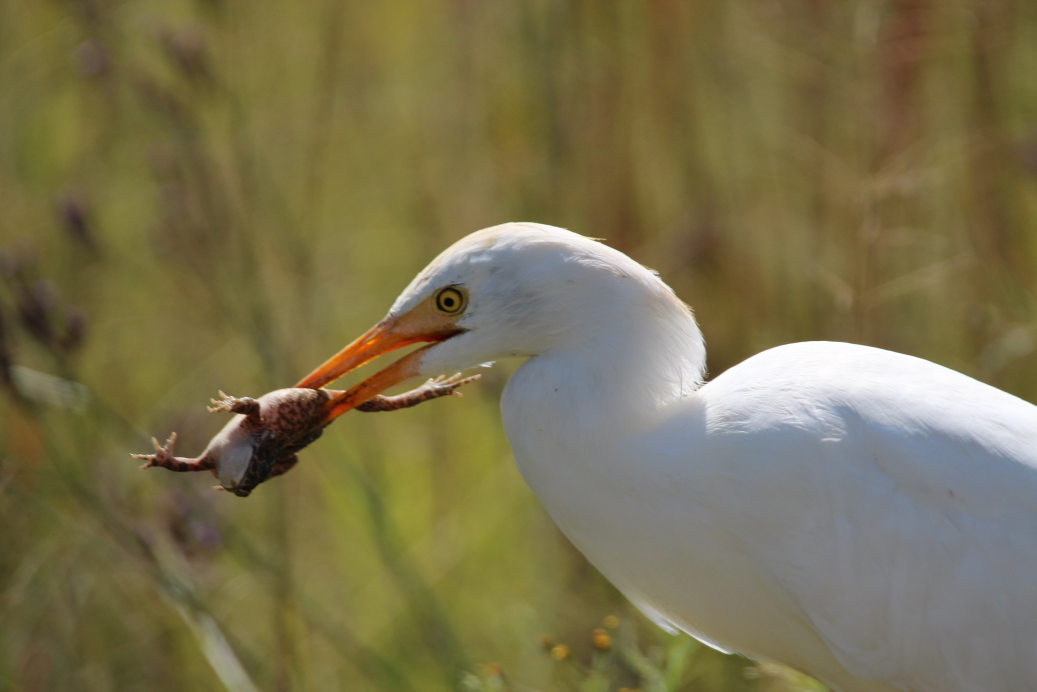
#> input picture images/birdFrog.jpg, 3110 x 2074 px (shown at 1/3 size)
$ jupyter execute --allow-errors cdecVision1.ipynb   (shell and % lines are left out)   (Python 2 division)
#> lines starting #> are read from the running program, lines starting #| are printed output that depends on the picture
# ¿Qué es Visión por computador?

La visión por computador es un campo científico que incluye métodos para capturar, procesar, analizar y comprender imágenes. Actualmente se busca emular computacionalmente la visión del ser humano, buscando obtener la mayor cantidad de información de una imagen.

Por ejemplo, qué información podríamos obtener de la siguiente imagen ?

Aunque parece simple, podríamos decir cosas como lo siguiente:

Este tipo de cosas pueden hacerse a través de sistemas de visión por computador complejos, en la actualidad es posible pasarle un conjunto de imágenes a algunos programas y estos nos retornan clasificación de objetos al interior de las figuras e incluso vídeos.

Este tipo de tareas a primera vista como ya lo dijimos parecen sencillos, sin embargo la cantidad de algoritmos y codificación que debe hacerse tiende a ser bastante compleja.

## ¿Qué es una imagen Digital?

Una imagen es una representación, que manifiesta la apariencia visual de un objeto real o imaginario. En nuestro club de ciencia la imagen será en efecto una representación gráfica de algo que percibimos a través de nuestros ojos, y que generalmente puede, o ser dibujada o ser capturada a través de una cámara fotográfica.

A continuación veremos un pequeño ejemplo que nos permite cargar una imagen y mostrarla, inicialmente utilizaremos __Python__ como lenguaje de programación que nos permitirá interactuar con los diferentes ejercicios que realizaremos durante todo el Club de Ciencia. Recuerden que ante cualquier duda pueden realizar las preguntas que deseen, nosotros como instructores estaremos para ayudarles.

[cell 1]
import cv2
from matplotlib import pyplot as plt
import numpy as np

img = cv2.imread('./images/birdFrog.jpg')
#> img is the input picture: shape (2074, 3110, 3); mean B, G, R 77.8, 112.8, 121.4
img = cv2.cvtColor(img, cv2.COLOR_BGR2RGB)
plt.imshow(img)
plt.show()

Ahora, vamos a tratar de ver que en realidad una imagen si la miramos muy muy de cerca se convierte en un conjunto de valores que están almacenados en forma matricial, y cada elemento de esa matriz se conoce como píxel y puede almacenarse de varias formas, sin embargo la más utilizada es __RGB__ y la vamos a utilizar como formato por defecto. Ahora miremos a fondo la imagen para que veamos de qué se trata todo esto. Vamos a hacer un acercamiento muy potente a una parte de la imagen

Como se puede apreciar la imagen en realidad contiene un conjunto de valores, almacenados en pequeños recuadros, cada uno de esos recuadros se convierte en un punto o píxel de la imagen original, si vemos con detenimiento los valores que se encuentran en el primer cuadrito dicen __138, 129 y 74__, estos números representan la cantidad de color Rojo, Verde y Azul que contiene ese píxel. Cada uno de esos valores puede estar en un rango que va de 0 hasta 255. Siendo cero la ausencia de ese color y 255 que hay mucho de él.

Ahora es claro que lo que tenemos en realidad es un matriz que contiene muchos valores, tantos como el tamaño de la imagen.

### ¿Pero entonces qué es una matriz?

Una matriz es una forma en la cual yo puedo guardar datos bidimensionales, tales como una imagen, que tiene un ancho y un alto. Veamos un ejemplo de una pequeña matriz de __4 X 4__:

[cell 2]
matriz = np.random.rand(4,4)
print(matriz)

Ahora imprimamos por ejemplo, la posición [2,2] de nuestra matriz de ejemplo:

[cell 3]
print(matriz[2][2])

Ahora vamos a imprimir el valor que está siendo resaltado en la siguiente imagen, recuerden que el valor como tal puede cambiar con respecto al de la imagen:

Para esto vamos a hacerlo nosotros mismos, en la siguiente celda de código que valores deberían tener las letras _x_ y _y_ ?

_Al finalizar preguntarle al instructor o co-instructor si se imprimió el valor correcto_

#> (a cell that did not finish here is left out)

Ahora bien, ya sabemos de que se tratan las matrices y qué podemos acceder a ellas a través de índices tal y como lo hicimos en el ejemplo anterior, ahora de la misma forma que accedimos al valor anterior podemos hacerlo pero para la matriz que representa nuestra imagen, en este caso esa matriz fue llamada __img__, vamos entonces a acceder a una posición de esa matriz y a imprimir el valor del píxel que allí se encuentra.

[cell 5]
print "El píxel en la posición (0,0) [R, G, B] :\t [%i,%i,%i]" % tuple(img[0,0,:])
#| El píxel en la posición (0,0) [R, G, B] :	 [106,97,54]

Si comparamos ese color con nuestra imagen efectivamente nos daremos cuenta que estamos hablando de la combinación __RGB__ que se encuentra almacenada en esa posición. Ahoramos veamos una figura que nos permitirá comprender un poco más de que se trata:

Como podemos ver los valores que se encuentran almacenados en la posición __[0,0]__ son __[105,97,51]__. Ésta imagen es tomada a partir de un software llamado __gimp__ que nos permite trabajar con imágenes. Aquí estamos extrayendo el valor RGB del primer píxel de nuestra imagen.

Debido a esto es necesario que cuando estemos hablando de manipulación de imágenes tengamos que trabajar con matrices ya que es la forma por defecto en la cual se almacenan las imágenes.

Ahora vamos a realizar el proceso de construcción de una imagen a partir de una matriz, esto con el fin de ver que en efecto esto podemos hacerlo. Ejecutemos la siguiente celda y veamos que obtenemos:

[cell 6]
plt.gray() # Este comando permite decirle a Python la codificacion de colores a usar
imgMatriz = np.random.rand(4,4) * 255 # Se generan números aleatorios entre 0 y 255.
plt.imshow(imgMatriz)
plt.show()
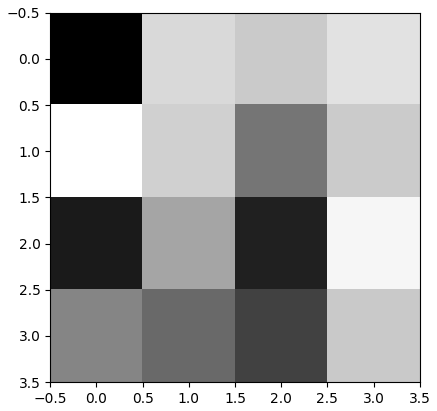
#> figure drawn by matplotlib, 1 panel

Si imprimimos la matriz que acabamos de usar obtendríamos algo como lo siguiente:

[cell 7]
print (imgMatriz)

El esquema de colores a través del cual se muestra una imagen puede ser cambiado, es decir la imagen anterior fue mostrada utilizando una representación den escala de grises para la imagen, podríamos mostrar también con un conjunto de colores entre azul y rojo, esto se puede hacer con el comando __jet()__, veamoslo a continuación:

[cell 8]
plt.jet()
plt.imshow(imgMatriz)
plt.show()
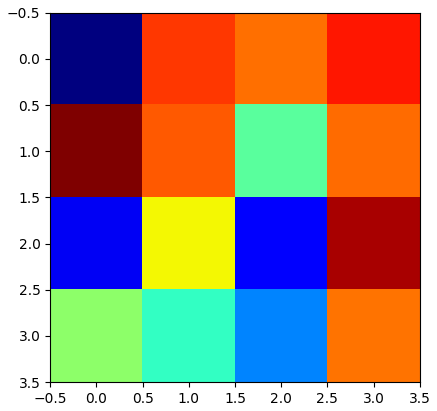
#> figure drawn by matplotlib, 1 panel

Cabe recordar que la matriz no ha cambiado, los valores son los mismos, solo cambia la forma como se muestra ante nuestros ojos. Podríamos usar un conjunto de colores cobre, usando el comando __copper()__

[cell 9]
plt.copper()
plt.imshow(imgMatriz)
plt.show()
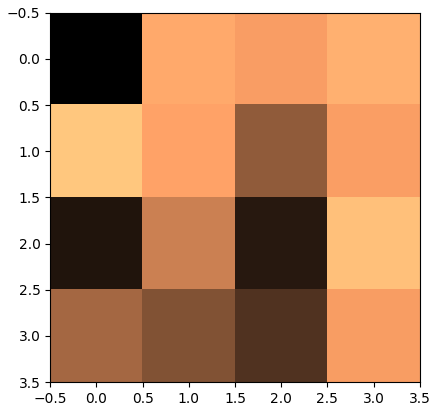
#> figure drawn by matplotlib, 1 panel

Existen varios esquemas de colores, algunos de ellos pueden verse al ejecutarse la siguiente celda

[cell 10]
print(plt.colormaps())

Pueden utilizar cualquiera de esos nombres y experimentar en la siguiente celda para que podamos ver diferentes maneras de representar la misma imagen. Prueben con los siguientes:

* flag()
* cool()
* ocean()
* spring()
* summer()
* winter()
* autumn()
* prism()

[cell 11]
plt.cool()
plt.imshow(imgMatriz)
plt.show()
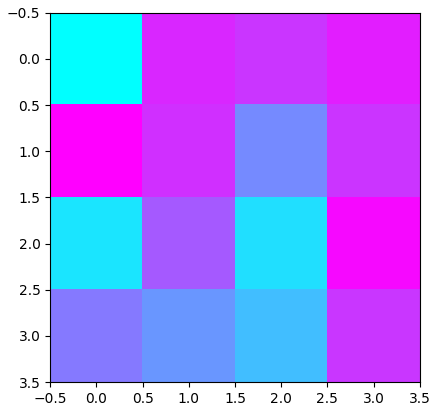
#> figure drawn by matplotlib, 1 panel

## Modificando una imagen

Ahora vamos a jugar un poco con la imagen, inicialmente retomemos el proceso de lectura de la imagen que ya habíamos hecho previamente:

``` python
import cv2
from matplotlib import pyplot as plt
import numpy as np

img = cv2.imread('./images/birdFrog.jpg')
img = cv2.cvtColor(img, cv2.COLOR_BGR2RGB)
plt.imshow(img)
plt.show()
```
Vamos a explicar línea por línea para que sirve lo que estamos haciendo:

```python
import cv2
```
Esta línea permite invocar una librería muy conocida en el área de la investigación y de la visión por computador que se llama [OpenCV](http://opencv.org/ "OpenCV"), ésta librería permite realizar manipulación y análisis de imágenes utilizando algoritmos previamente construídos por expertos en el tema.

```python
from matplotlib import pyplot as plt
```
Esta línea permite importar una parte de la librería [matplotlib](http://matplotlib.org/ "MatPlotLib") que permite realizar gráficas y mostrar imágenes. al usar el comando __as__ le estamos diciendo a __Python__ que la librería de ahí en adelante se va a llamar __plt__, esto con el fin de reducir la cantidad de letras de la librería __pyplot__ al hacer referencia a ella.

```python
import numpy as np
```
Esta línea permite importar la librería [numpy](http://numpy.org) que permite trabajar con las matrices, recuerden que las matrices son la forma en la cuál son representadas las imágenes para nuestro computador.

```python
img = cv2.imread('./images/birdFrog.jpg')
```
Esta línea nos permite leer una imagen guardada en el disco duro de nuestro pc y guardarla en una variable en __Python__, en este caso la función __imread__ de OpenCV nos permite hacer ésta tarea. De este modo entonces en la variable llamada __img__ quedará la representación de la imagen como si fuera una matriz.

```python
img = cv2.cvtColor(img, cv2.COLOR_BGR2RGB)
```
En este caso lo que se hace es tomar la imagen que acabamos de cargar en la variable __img__ y a través del comando __cvtColor__ convertirla de un espacio de color a otro, para el ejemplo en cuestión, lo que estamos haciendo es pasar del esquema de color por defecto que usa __OpenCV__ que es __BGR__ _(Blue, Green y Red)_ a __RGB__ _(Red, Green y Blue)_ que es como lo maneja __MatplotLib__.

```python
plt.imshow(img)
plt.show()
```
Finalmente lo que hacemos es decirle a __pyplot__ que muestre la imagen cargada desde el disco.

## Ejercicio

En la siguiente celda y a partir de lo explicado anteriormente cargue una imagen que se encuentra en disco y que tiene el nombre __./images/prueba1.jpg__ y muéstrela.

[cell 12]
### Escriba aquí el código necesario para cargar la imagen, si tiene dudas por favor preguntar :)

### Cambio de valores a píxeles de una imagen
Ahora vamos a cambiar algunos valores en la imagen y ver qué pasa:

[cell 13]
img = cv2.imread('./images/birdFrog.jpg')
img = cv2.cvtColor(img, cv2.COLOR_BGR2RGB)
img[0,0,:] [0] = 255
img[0,0,:] [1] = 255
img[0,0,:] [2] = 255
img2 = cv2.cvtColor(img, cv2.COLOR_RGB2BGR)
cv2.imwrite('./images/imgOut.png',img2)
plt.imshow(img)
plt.show()

En primera instancia pareciera que la imagen no se ha cambiado, sin embargo si imprimimos el valor del primer píxel de la imagen veremos que si que ha cambiado.

[cell 14]
print "El píxel en la posición (0,0) [R, G, B] :\t [%i,%i,%i]" % tuple(img2[0,0,:])
#| El píxel en la posición (0,0) [R, G, B] :	 [255,255,255]
